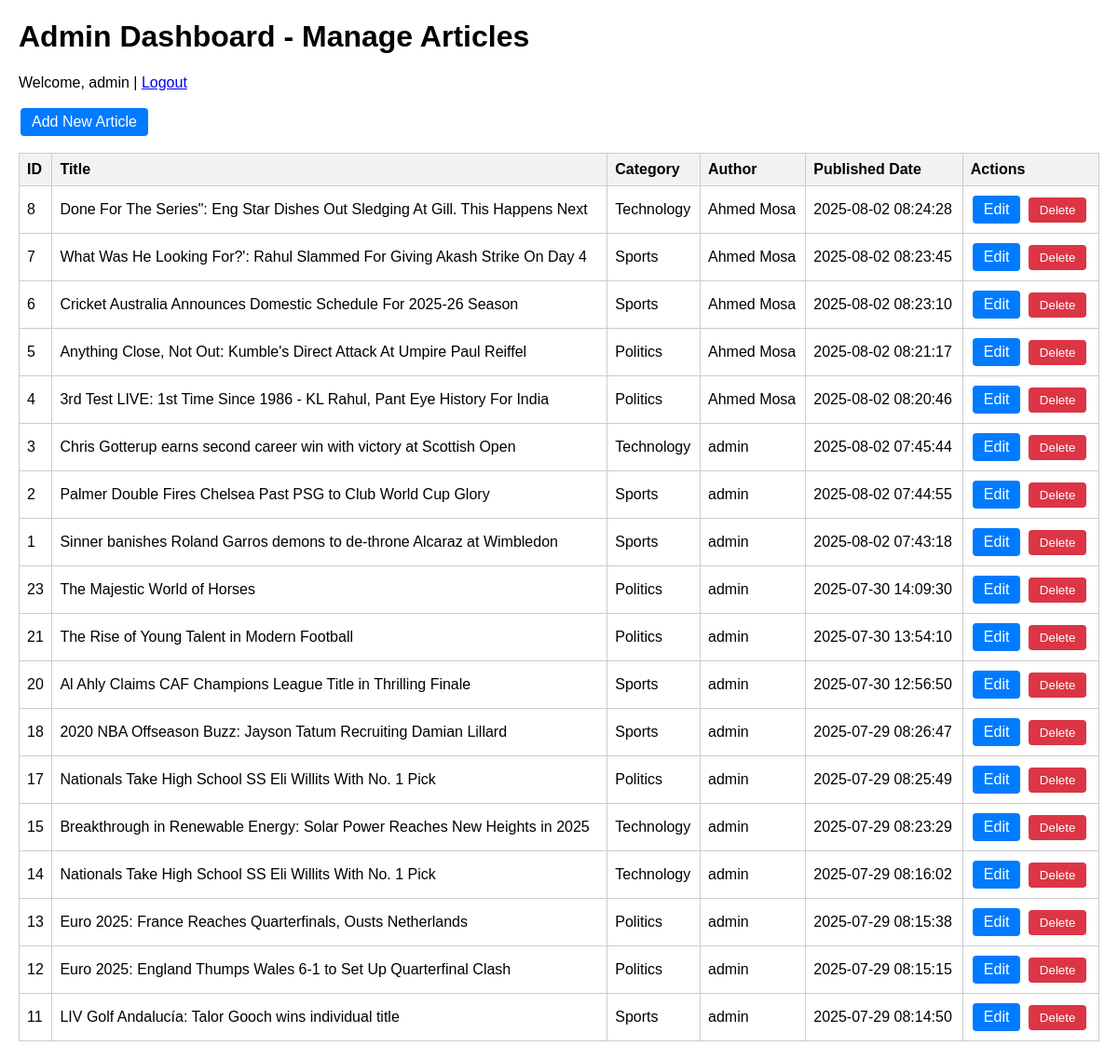
Page /Admin_DashBoard/admin.php (signed in) on the committed database.
### tables this page shows
CREATE TABLE `articles` (
  `article_id` int(11) NOT NULL,
  `title` varchar(255) DEFAULT NULL,
  `content` text DEFAULT NULL,
  `image_url` varchar(255) DEFAULT NULL,
  `category_id` int(11) DEFAULT NULL,
  `author_id` int(11) DEFAULT NULL,
  `published_date` timestamp NOT NULL DEFAULT current_timestamp()
);

CREATE TABLE `categories` (
  `category_id` int(11) NOT NULL,
  `category_name` varchar(50) NOT NULL
);

CREATE TABLE `users` (
  `user_id` int(11) NOT NULL,
  `username` varchar(50) DEFAULT NULL,
  `email` varchar(100) DEFAULT NULL,
  `password` varchar(255) DEFAULT NULL,
  `role` enum('user','admin') DEFAULT 'user'
);

### Admin_DashBoard/admin.php (the view, shortened to what this page needs)
<?php
require_once '../news-site/db.php';
$sql = "SELECT a.article_id, a.title, a.published_date, c.category_name, u.username AS author_name
        FROM articles a
        LEFT JOIN categories c ON a.category_id = c.category_id
        LEFT JOIN users u ON a.author_id = u.user_id
        ORDER BY a.published_date DESC";
$result = $conn->query($sql);
?>
<!DOCTYPE html>
<html lang="en">
<head>
</head>
<body>
<h1>Admin Dashboard - Manage Articles</h1>
<p>Welcome, <?= htmlspecialchars($_SESSION['username']) ?> | <a href="logout.php">Logout</a></p>
<p>
    <a href="add_article.php" class="button">Add New Article</a>
</p>
<table>
    <thead>
        <tr>
            <th>ID</th>
            <th>Title</th>
            <th>Category</th>
            <th>Author</th>
            <th>Published Date</th>
            <th>Actions</th>
        </tr>
    </thead>
    <tbody>
        <?php if ($result && $result->num_rows > 0): ?>
            <?php while ($row = $result->fetch_assoc()): ?>
                <tr>
                    <td><?= $row['article_id'] ?></td>
                    <td><?= htmlspecialchars($row['title']) ?></td>
                    <td><?= htmlspecialchars($row['category_name'] ?? 'Uncategorized') ?></td>
                    <td><?= htmlspecialchars($row['author_name'] ?? 'Unknown') ?></td>
                    <td><?= $row['published_date'] ?></td>
                    <td>
                        <a href="edit_article.php?id=<?= $row['article_id'] ?>" class="button">Edit</a>
                        <form class="delete-form" method="POST" onsubmit="return confirm('Are you sure you want to delete this article?');" >
                            <button type="submit" class="delete-button">Delete</button>
                        </form>
                    </td>
                </tr>
            <?php endwhile; ?>
        <?php else: ?>
            <tr><td colspan="6">No articles found.</td></tr>
        <?php endif; ?>
    </tbody>
</table>
</body>
</html>

### Admin_DashBoard/admin.php (style rules this page uses)
body { font-family: Arial, sans-serif; margin: 20px; direction: ltr; }
table { border-collapse: collapse; width: 100%; }
th, td { border: 1px solid #ccc; padding: 8px; text-align: left; }
th { background-color: #f2f2f2; }
a.button { display: inline-block; padding: 6px 12px; margin: 2px; background-color: #007BFF; color: white; text-decoration: none; border-radius: 4px; }
form.delete-form { display: inline; }
button.delete-button { padding: 6px 12px; margin: 2px; background-color: #dc3545; color: white; border: none; border-radius: 4px; cursor: pointer; }

### rows in the picture
articles: article_id "8", title "Done For The Series\": Eng Star Dishes Out Sledging At Gill. This Happens Next", category.category_name "Technology", author.username "Ahmed Mosa", published_date "2025-08-02 08:24:28"
articles: article_id "7", title "What Was He Looking For?': Rahul Slammed For Giving Akash Strike On Day 4", category.category_name "Sports", author.username "Ahmed Mosa", published_date "2025-08-02 08:23:45"
articles: article_id "6", title "Cricket Australia Announces Domestic Schedule For 2025-26 Season", category.category_name "Sports", author.username "Ahmed Mosa", published_date "2025-08-02 08:23:10"
articles: article_id "5", title "Anything Close, Not Out: Kumble's Direct Attack At Umpire Paul Reiffel", category.category_name "Politics", author.username "Ahmed Mosa", published_date "2025-08-02 08:21:17"
articles: article_id "4", title "3rd Test LIVE: 1st Time Since 1986 - KL Rahul, Pant Eye History For India", category.category_name "Politics", author.username "Ahmed Mosa", published_date "2025-08-02 08:20:46"
articles: article_id "3", title "Chris Gotterup earns second career win with victory at Scottish Open", category.category_name "Technology", author.username "admin", published_date "2025-08-02 07:45:44"
articles: article_id "2", title "Palmer Double Fires Chelsea Past PSG to Club World Cup Glory", category.category_name "Sports", author.username "admin", published_date "2025-08-02 07:44:55"
articles: article_id "1", title "Sinner banishes Roland Garros demons to de-throne Alcaraz at Wimbledon", category.category_name "Sports", author.username "admin", published_date "2025-08-02 07:43:18"
articles: article_id "23", title "The Majestic World of Horses", category.category_name "Politics", author.username "admin", published_date "2025-07-30 14:09:30"
articles: article_id "21", title "The Rise of Young Talent in Modern Football", category.category_name "Politics", author.username "admin", published_date "2025-07-30 13:54:10"
articles: article_id "20", title "Al Ahly Claims CAF Champions League Title in Thrilling Finale", category.category_name "Sports", author.username "admin", published_date "2025-07-30 12:56:50"
articles: article_id "18", title "2020 NBA Offseason Buzz: Jayson Tatum Recruiting Damian Lillard", category.category_name "Sports", author.username "admin", published_date "2025-07-29 08:26:47"
articles: article_id "17", title "Nationals Take High School SS Eli Willits With No. 1 Pick", category.category_name "Politics", author.username "admin", published_date "2025-07-29 08:25:49"
articles: article_id "15", title "Breakthrough in Renewable Energy: Solar Power Reaches New Heights in 2025", category.category_name "Technology", author.username "admin", published_date "2025-07-29 08:23:29"
articles: article_id "14", title "Nationals Take High School SS Eli Willits With No. 1 Pick", category.category_name "Technology", author.username "admin", published_date "2025-07-29 08:16:02"
articles: article_id "13", title "Euro 2025: France Reaches Quarterfinals, Ousts Netherlands", category.category_name "Politics", author.username "admin", published_date "2025-07-29 08:15:38"
articles: article_id "12", title "Euro 2025: England Thumps Wales 6-1 to Set Up Quarterfinal Clash", category.category_name "Politics", author.username "admin", published_date "2025-07-29 08:15:15"
articles: article_id "11", title "LIV Golf Andalucía: Talor Gooch wins individual title", category.category_name "Sports", author.username "admin", published_date "2025-07-29 08:14:50"

### other values in the picture
$_SESSION['username'] "admin"
